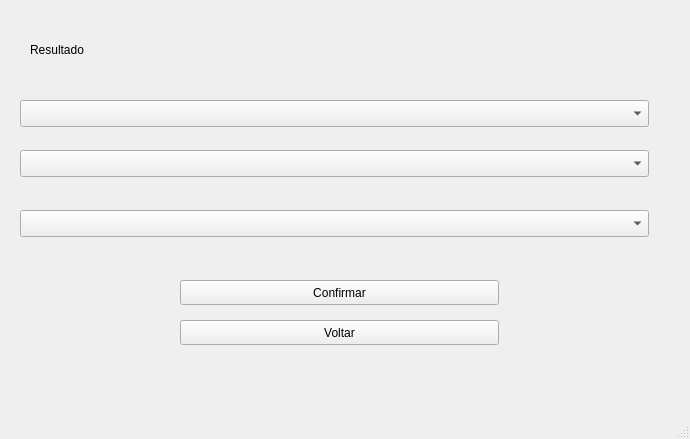
<?xml version="1.0" encoding="UTF-8"?>
<ui version="4.0">
 <class>gerirrelatorio</class>
 <widget class="QMainWindow" name="gerirrelatorio">
  <property name="geometry">
   <rect>
    <x>0</x>
    <y>0</y>
    <width>690</width>
    <height>439</height>
   </rect>
  </property>
  <property name="windowTitle">
   <string>MainWindow</string>
  </property>
  <widget class="QWidget" name="centralwidget">
   <widget class="QPushButton" name="bt_voltar">
    <property name="geometry">
     <rect>
      <x>180</x>
      <y>320</y>
      <width>319</width>
      <height>25</height>
     </rect>
    </property>
    <property name="text">
     <string>Voltar</string>
    </property>
   </widget>
   <widget class="QComboBox" name="tiporelatorio">
    <property name="geometry">
     <rect>
      <x>20</x>
      <y>100</y>
      <width>629</width>
      <height>27</height>
     </rect>
    </property>
   </widget>
   <widget class="QLabel" name="resultLabel">
    <property name="geometry">
     <rect>
      <x>30</x>
      <y>40</y>
      <width>621</width>
      <height>19</height>
     </rect>
    </property>
    <property name="text">
     <string>Resultado</string>
    </property>
   </widget>
   <widget class="QComboBox" name="relatorioinicial">
    <property name="geometry">
     <rect>
      <x>20</x>
      <y>150</y>
      <width>629</width>
      <height>27</height>
     </rect>
    </property>
   </widget>
   <widget class="QComboBox" name="relatoriofinal">
    <property name="geometry">
     <rect>
      <x>20</x>
      <y>210</y>
      <width>629</width>
      <height>27</height>
     </rect>
    </property>
   </widget>
   <widget class="QPushButton" name="confirmar">
    <property name="geometry">
     <rect>
      <x>180</x>
      <y>280</y>
      <width>319</width>
      <height>25</height>
     </rect>
    </property>
    <property name="text">
     <string>Confirmar</string>
    </property>
   </widget>
  </widget>
  <widget class="QMenuBar" name="menubar">
   <property name="geometry">
    <rect>
     <x>0</x>
     <y>0</y>
     <width>690</width>
     <height>22</height>
    </rect>
   </property>
  </widget>
  <widget class="QStatusBar" name="statusbar"/>
 </widget>
 <resources/>
 <connections/>
</ui>
